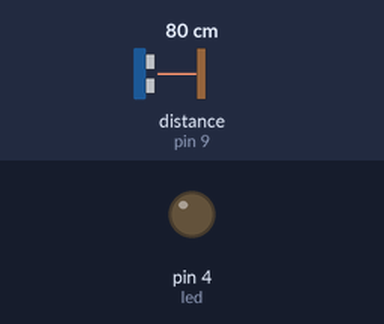
The sketch below on a simulated Arduino Uno, built with avr-gcc and run on an emulated ATmega328P. Shown: output pins drawn as LEDs (lit = HIGH). Wiring (inferred from the names in the program): ultrasonic range finder: trigger pin 10; echo pin 9. The test bench sets the inputs (shaded band); at power-on: distance to the obstacle (sensor on pin 9) 80 cm. The echo pulse lasts 58.3 µs per cm; pins used as bus, display or sensor lines are not drawn.

Above: at 1.2 s.
1.3 s: distance to the obstacle (sensor on pin 9) set to 100 cm
2.8 s: distance to the obstacle (sensor on pin 9) set to 107 cm
At 2.85 s:
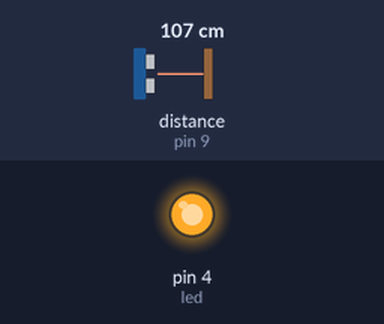
5.8 s: distance to the obstacle (sensor on pin 9) set to 2 cm
At 6.9 s:
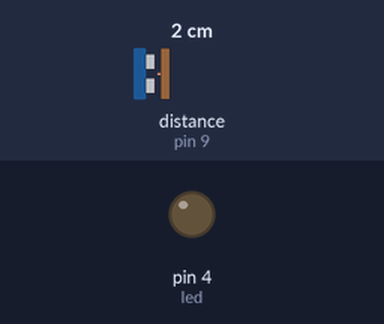
7.3 s: distance to the obstacle (sensor on pin 9) set to 120 cm
At 7.46 s:
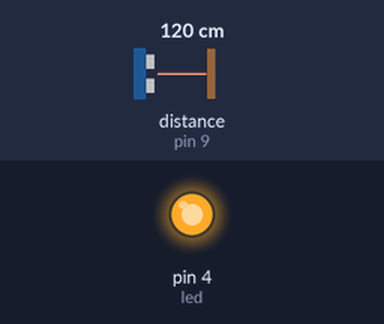
Timing chart, 0 to 10.3 s (numbered marks = the images above; inputs shaded):
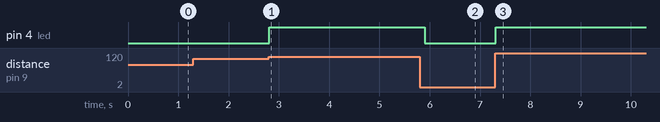

Measured:
- the behaviour switches between 102 and 103 cm on distance to the obstacle (sensor on pin 9) (found by bisection; images 0 and 1)
- after the input at 1.3 s, every drawn part: stays the same
- after the input at 2.8 s, pin 4 (led): LOW → HIGH at once
- after the input at 5.8 s, pin 4 (led): HIGH → LOW after 0.10 s
- after the input at 7.3 s, pin 4 (led): LOW → HIGH at once

The sketch:

tremendous_elzing1.ino
```cpp
const int trigPin = 10;
const int echoPin = 9;
int led = 4;

long duration;
int distance;

void setup()
{


pinMode(trigPin, OUTPUT);
pinMode(echoPin, INPUT);

Serial.begin(9600);
pinMode(led, OUTPUT);
}

void loop()
{ digitalWrite(4,LOW);
digitalWrite(trigPin, LOW);
delayMicroseconds(2);
digitalWrite(trigPin, HIGH);
delayMicroseconds(10);
digitalWrite(trigPin, LOW);
duration = pulseIn(echoPin, HIGH);

distance= duration*0.034/2;
while(distance!=0)
{
  if(distance > 100)
{


  digitalWrite(4,HIGH);
  delay(100);
  digitalWrite(4,LOW);


}
  else
  {
     digitalWrite(4,LOW);
  }
  digitalWrite(trigPin, LOW);
delayMicroseconds(2);
digitalWrite(trigPin, HIGH);
delayMicroseconds(10);
digitalWrite(trigPin, LOW);
duration = pulseIn(echoPin, HIGH);

distance= duration*0.034/2;
}


}
```
